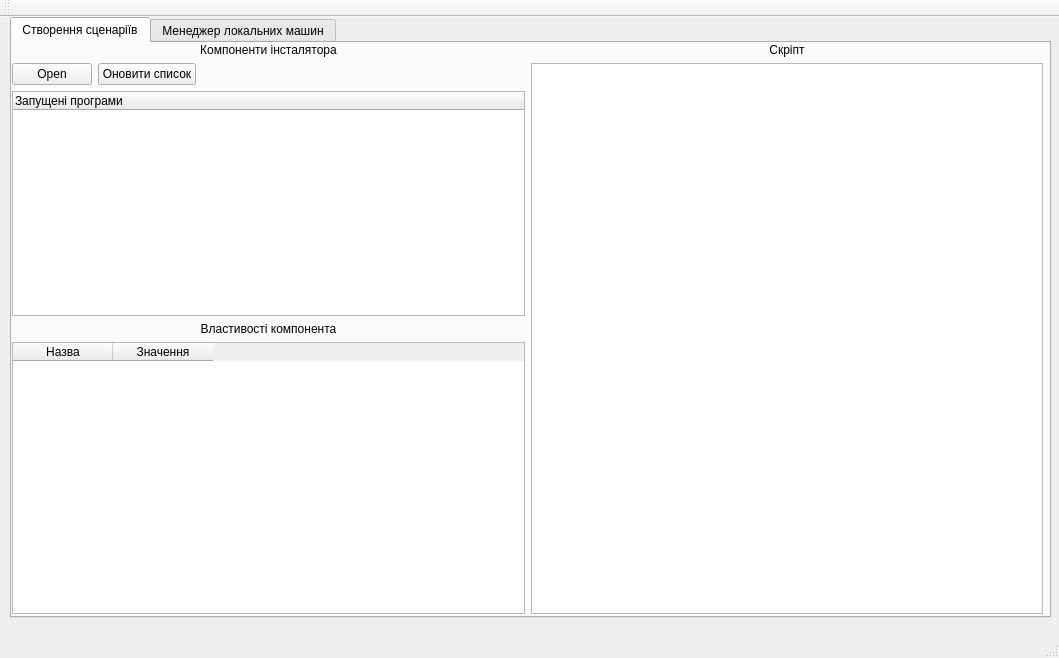
<?xml version="1.0" encoding="UTF-8"?>
<ui version="4.0">
 <class>MainWindow</class>
 <widget class="QMainWindow" name="MainWindow">
  <property name="geometry">
   <rect>
    <x>0</x>
    <y>0</y>
    <width>1059</width>
    <height>658</height>
   </rect>
  </property>
  <property name="windowTitle">
   <string>MainWindow</string>
  </property>
  <widget class="QWidget" name="centralWidget">
   <widget class="QTabWidget" name="tabWidget">
    <property name="geometry">
     <rect>
      <x>10</x>
      <y>0</y>
      <width>1041</width>
      <height>601</height>
     </rect>
    </property>
    <property name="currentIndex">
     <number>0</number>
    </property>
    <widget class="QWidget" name="create_script_tab">
     <attribute name="title">
      <string>Створення сценаріїв</string>
     </attribute>
     <widget class="QWidget" name="">
      <property name="geometry">
       <rect>
        <x>0</x>
        <y>0</y>
        <width>1031</width>
        <height>571</height>
       </rect>
      </property>
      <layout class="QGridLayout" name="gridLayout_2">
       <item row="0" column="0">
        <layout class="QVBoxLayout" name="verticalLayout_5">
         <item>
          <layout class="QVBoxLayout" name="verticalLayout">
           <item>
            <widget class="QLabel" name="installerComponnentLabel">
             <property name="text">
              <string>Компоненти інсталятора</string>
             </property>
             <property name="alignment">
              <set>Qt::AlignCenter</set>
             </property>
            </widget>
           </item>
           <item>
            <layout class="QHBoxLayout" name="horizontalLayout">
             <item>
              <widget class="QPushButton" name="openInstallerButton">
               <property name="text">
                <string>Open</string>
               </property>
              </widget>
             </item>
             <item>
              <widget class="QPushButton" name="refreshListButton">
               <property name="text">
                <string>Оновити список</string>
               </property>
              </widget>
             </item>
             <item>
              <spacer name="horizontalSpacer">
               <property name="orientation">
                <enum>Qt::Horizontal</enum>
               </property>
               <property name="sizeHint" stdset="0">
                <size>
                 <width>40</width>
                 <height>20</height>
                </size>
               </property>
              </spacer>
             </item>
            </layout>
           </item>
           <item>
            <widget class="QTreeWidget" name="treeWidget">
             <column>
              <property name="text">
               <string notr="true">Запущені програми</string>
              </property>
             </column>
            </widget>
           </item>
          </layout>
         </item>
         <item>
          <widget class="QLabel" name="proprtyComponnentLabel">
           <property name="text">
            <string>Властивості компонента</string>
           </property>
           <property name="alignment">
            <set>Qt::AlignCenter</set>
           </property>
          </widget>
         </item>
         <item>
          <widget class="QTableWidget" name="tableWidget_3">
           <column>
            <property name="text">
             <string>Назва</string>
            </property>
           </column>
           <column>
            <property name="text">
             <string>Значення</string>
            </property>
           </column>
          </widget>
         </item>
        </layout>
       </item>
       <item row="0" column="1">
        <layout class="QVBoxLayout" name="verticalLayout_4">
         <item>
          <widget class="QLabel" name="scriptLabel">
           <property name="text">
            <string>Скріпт</string>
           </property>
           <property name="alignment">
            <set>Qt::AlignCenter</set>
           </property>
          </widget>
         </item>
         <item>
          <widget class="QTextEdit" name="textEdit"/>
         </item>
        </layout>
       </item>
      </layout>
     </widget>
    </widget>
    <widget class="QWidget" name="host_manager_tab">
     <attribute name="title">
      <string>Менеджер локальних машин</string>
     </attribute>
     <widget class="QWidget" name="">
      <property name="geometry">
       <rect>
        <x>10</x>
        <y>10</y>
        <width>1021</width>
        <height>561</height>
       </rect>
      </property>
      <layout class="QGridLayout" name="gridLayout">
       <item row="0" column="0">
        <layout class="QVBoxLayout" name="verticalLayout_2">
         <item>
          <widget class="QLabel" name="localMachineListLabel">
           <property name="text">
            <string>Список локальних машин</string>
           </property>
           <property name="alignment">
            <set>Qt::AlignCenter</set>
           </property>
          </widget>
         </item>
         <item>
          <layout class="QHBoxLayout" name="horizontalLayout_2">
           <item>
            <widget class="QPushButton" name="updateHostListButton">
             <property name="text">
              <string>Оновлення</string>
             </property>
            </widget>
           </item>
           <item>
            <widget class="QPushButton" name="startInstalationButton">
             <property name="text">
              <string>Запуск</string>
             </property>
            </widget>
           </item>
           <item>
            <spacer name="horizontalSpacer_2">
             <property name="orientation">
              <enum>Qt::Horizontal</enum>
             </property>
             <property name="sizeHint" stdset="0">
              <size>
               <width>40</width>
               <height>20</height>
              </size>
             </property>
            </spacer>
           </item>
          </layout>
         </item>
         <item>
          <widget class="QTableWidget" name="tableWidget_2">
           <column>
            <property name="text">
             <string>№</string>
            </property>
           </column>
           <column>
            <property name="text">
             <string>Назва хоста</string>
            </property>
           </column>
           <column>
            <property name="text">
             <string>IP</string>
            </property>
           </column>
           <column>
            <property name="text">
             <string>Статус</string>
            </property>
           </column>
           <column>
            <property name="text">
             <string>Для запуска</string>
            </property>
           </column>
          </widget>
         </item>
        </layout>
       </item>
       <item row="0" column="1">
        <layout class="QVBoxLayout" name="verticalLayout_3">
         <item>
          <widget class="QLabel" name="ScriptListLabel">
           <property name="text">
            <string>Список сценаріїв</string>
           </property>
           <property name="alignment">
            <set>Qt::AlignCenter</set>
           </property>
          </widget>
         </item>
         <item>
          <layout class="QHBoxLayout" name="horizontalLayout_3">
           <item>
            <widget class="QPushButton" name="addNewScriptButton">
             <property name="text">
              <string>Додати</string>
             </property>
            </widget>
           </item>
           <item>
            <widget class="QPushButton" name="removeScriptButton">
             <property name="text">
              <string>Видалити</string>
             </property>
            </widget>
           </item>
           <item>
            <widget class="QPushButton" name="editScriptButton">
             <property name="text">
              <string>Редагувати</string>
             </property>
            </widget>
           </item>
           <item>
            <spacer name="horizontalSpacer_3">
             <property name="orientation">
              <enum>Qt::Horizontal</enum>
             </property>
             <property name="sizeHint" stdset="0">
              <size>
               <width>40</width>
               <height>20</height>
              </size>
             </property>
            </spacer>
           </item>
          </layout>
         </item>
         <item>
          <widget class="QTableWidget" name="tableWidget">
           <column>
            <property name="text">
             <string>№</string>
            </property>
           </column>
           <column>
            <property name="text">
             <string>Назва сценарія</string>
            </property>
           </column>
           <column>
            <property name="text">
             <string>Для запуска</string>
            </property>
           </column>
          </widget>
         </item>
        </layout>
       </item>
      </layout>
     </widget>
    </widget>
   </widget>
  </widget>
  <widget class="QMenuBar" name="menuBar">
   <property name="geometry">
    <rect>
     <x>0</x>
     <y>0</y>
     <width>1059</width>
     <height>20</height>
    </rect>
   </property>
  </widget>
  <widget class="QToolBar" name="mainToolBar">
   <attribute name="toolBarArea">
    <enum>TopToolBarArea</enum>
   </attribute>
   <attribute name="toolBarBreak">
    <bool>false</bool>
   </attribute>
  </widget>
  <widget class="QStatusBar" name="statusBar"/>
 </widget>
 <tabstops>
  <tabstop>tabWidget</tabstop>
  <tabstop>openInstallerButton</tabstop>
  <tabstop>refreshListButton</tabstop>
  <tabstop>treeWidget</tabstop>
  <tabstop>tableWidget_3</tabstop>
  <tabstop>textEdit</tabstop>
  <tabstop>updateHostListButton</tabstop>
  <tabstop>startInstalationButton</tabstop>
  <tabstop>tableWidget_2</tabstop>
  <tabstop>addNewScriptButton</tabstop>
  <tabstop>removeScriptButton</tabstop>
  <tabstop>editScriptButton</tabstop>
  <tabstop>tableWidget</tabstop>
 </tabstops>
 <resources/>
 <connections/>
</ui>
